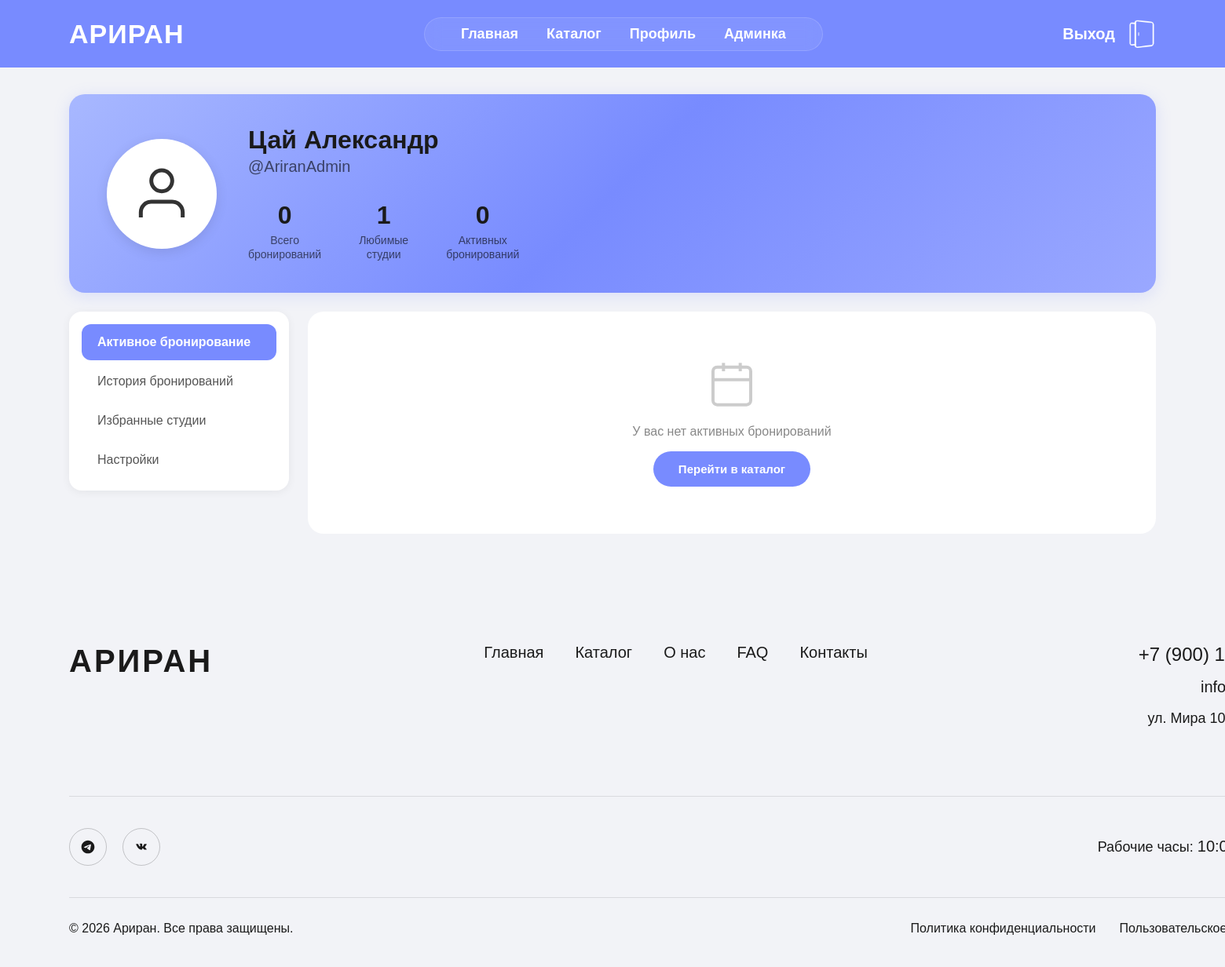
Before: /profile/ (signed in) with the older database file.
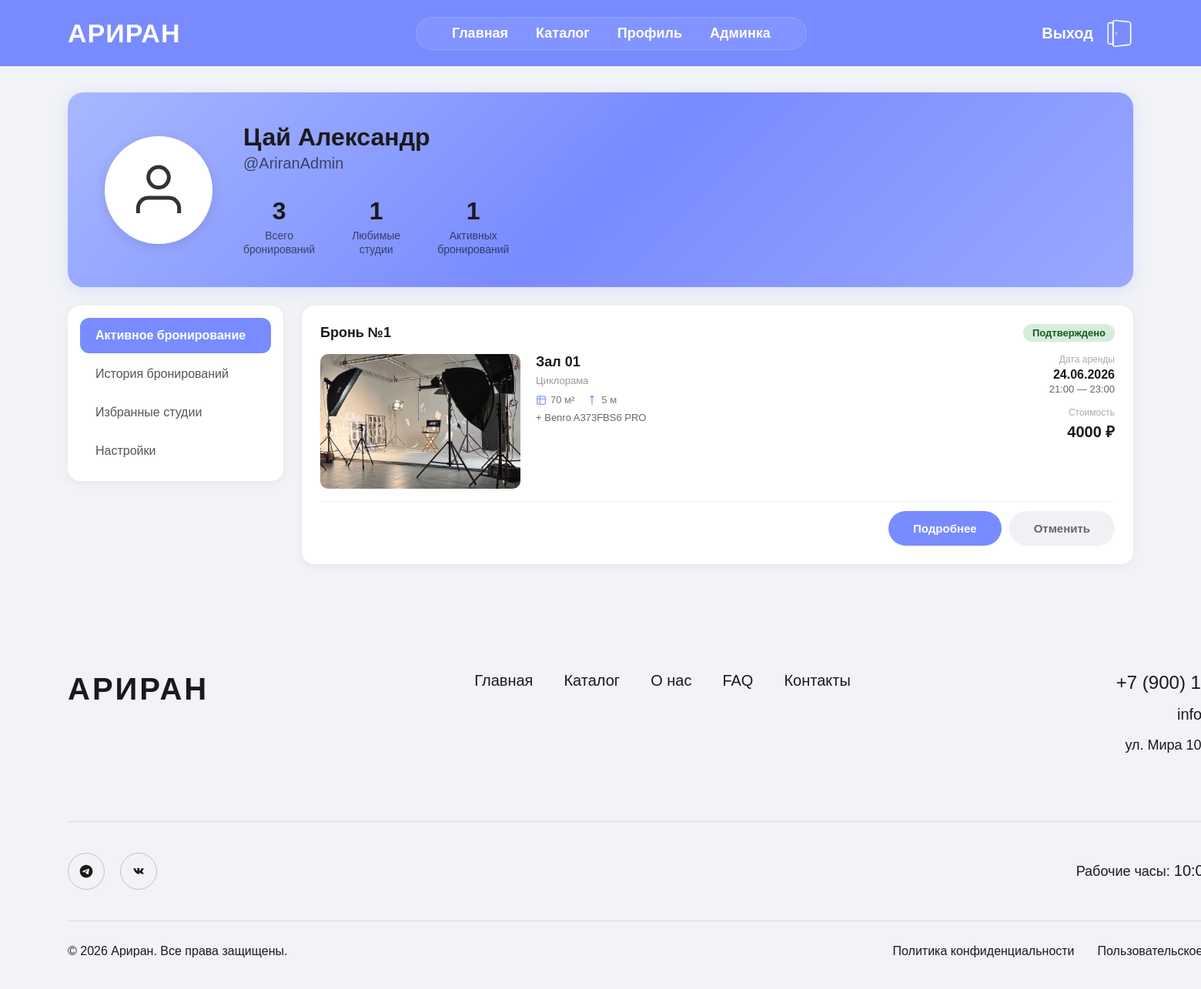
After: the same page with the newer database file.
### studios/models.py (models this page shows, shortened)
class Booking(models.Model):
    STATUS_CHOICES = (
        ('pending', 'На проверке'),
        ('confirmed', 'Подтверждено'),
        ('rejected', 'Отклонено'),
    )
    user = models.ForeignKey(User, on_delete=models.CASCADE, related_name='bookings', null=False)
    studio = models.ForeignKey(Studio, on_delete=models.CASCADE, related_name='bookings', null=False)
    start_time = models.DateTimeField('Начало', null=False)
    end_time = models.DateTimeField('Окончание', null=False)
    equipment = models.ManyToManyField(Equipment, blank=True, related_name='bookings', verbose_name='Оборудование')
    status = models.CharField('Статус', max_length=20, choices=STATUS_CHOICES, default='pending', null=False)
    rejection_reason = models.TextField('Причина отклонения', null=True, blank=True)
    created_at = models.DateTimeField('Дата создания', auto_now_add=True, null=False)
    class Meta:
        verbose_name = 'Бронирование'
        verbose_name_plural = 'Бронирования'
        db_table = 'booking'
        ordering = ['-start_time']
    def total_price(self):
        from decimal import Decimal
        hours = Decimal(str((self.end_time - self.start_time).total_seconds() / 3600))
        return int(hours * self.studio.price_per_hour)

class Studio(models.Model):
    name = models.CharField('Название', max_length=255, null=False)
    category = models.ForeignKey(
        Category, on_delete=models.CASCADE,
        related_name='studios',
        null=True, blank=True,
        verbose_name='Категория'
    )
    interior = models.ForeignKey(
        Interior, on_delete=models.CASCADE,
        related_name='studios',
        null=True, blank=True,
        verbose_name='Интерьер'
    )
    description = models.TextField('Описание', null=False)
    price_per_hour = models.DecimalField('Цена за час', max_digits=10, decimal_places=2, null=False)
    area = models.IntegerField('Площадь (м²)', null=False)
    ceiling_height = models.IntegerField('Высота потолков (м)', default=3, null=False)
    is_available = models.BooleanField('Доступна', default=True, null=False)
    created_at = models.DateTimeField('Дата добавления', auto_now_add=True, null=False)
    class Meta:
        verbose_name = 'Студия'
        verbose_name_plural = 'Студии'
        db_table = 'studio'
        ordering = ['name']

class StudioPhoto(models.Model):
    studio = models.ForeignKey(
        Studio, on_delete=models.CASCADE,
        related_name='photos',
        null=False,
        verbose_name='Студия'
    )
    image = models.ImageField('Фото', upload_to='studios/', null=False)
    order = models.IntegerField('Порядок', default=0, null=False)
    class Meta:
        verbose_name = 'Фотография студии'
        verbose_name_plural = 'Фотографии студий'
        db_table = 'studiophoto'
        ordering = ['order']

class Category(models.Model):
    name = models.CharField('Название категории', max_length=100, unique=True)
    description = models.TextField('Описание', blank=True)
    class Meta:
        verbose_name = 'Категория'
        verbose_name_plural = 'Категории'
        db_table = 'category'
        ordering = ['name']

class Equipment(models.Model):
    name = models.CharField('Название', max_length=255, null=False)
    category = models.ForeignKey(
        EquipmentCategory, on_delete=models.CASCADE,
        related_name='equipment',
        null=True, blank=True,
        verbose_name='Категория оборудования'
    )
    description = models.TextField('Описание', null=False, blank=True)
    is_available = models.BooleanField('Доступно', default=True, null=False)
    studio = models.ForeignKey(
        Studio, on_delete=models.CASCADE,
        related_name='equipment',
        null=True, blank=True,
        verbose_name='Студия'
    )
    class Meta:
        verbose_name = 'Оборудование'
        verbose_name_plural = 'Оборудование'
        db_table = 'equipment'

### studios/views.py (the view)
# urls.py: path('profile/', views.user_profile, name='profile'),
def user_profile(request):
    if not request.user.is_authenticated:
        return redirect('studios:login')
    user = request.user
    all_bookings = Booking.objects.filter(user=user).select_related('studio').prefetch_related('equipment')
    active_bookings = all_bookings.filter(status__in=['pending', 'confirmed'])
    history_bookings = all_bookings.filter(status__in=['rejected'])
    favorite_studios = Studio.objects.filter(favorited_by__user=user)
    total_bookings = all_bookings.count()
    active_count = active_bookings.count()
    favorites_count = favorite_studios.count()
    active_tab = request.GET.get('tab', 'active')
    context = {
        'user': user,
        'all_bookings': all_bookings,
        'active_bookings': active_bookings,
        'history_bookings': history_bookings,
        'favorite_studios': favorite_studios,
        'total_bookings': total_bookings,
        'active_count': active_count,
        'favorites_count': favorites_count,
        'active_tab': active_tab,
    }
    return render(request, 'studios/profile.html', context)

### studios/templates/studios/profile.html (shortened to what the changed rows need)
{% extends 'studios/base.html' %}
{% load static %}
{% block content %}
<div class="profile-page">
    <div class="profile-header">
        <div class="profile-info">
            <div class="profile-stats">
                <div class="stat-item">
                    <div class="stat-value">{{ total_bookings }}</div>
                    <div class="stat-label">Всего<br>бронирований</div>
                </div>
                <div class="stat-item">
                    <div class="stat-value">{{ active_count }}</div>
                    <div class="stat-label">Активных<br>бронирований</div>
                </div>
            </div>
        </div>
    </div>
    <div class="profile-content">
        <main class="profile-main">
            {% if active_tab == 'active' %}
                <div class="bookings-list">
                    {% for booking in active_bookings %}
                    <div class="booking-card">
                        <div class="booking-card-top">
                            <div class="booking-header">Бронь №{{ forloop.counter }}</div>
                            <span class="booking-status {{ booking.status }}">
                                {% if booking.status == 'pending' %}На проверке{% elif booking.status == 'confirmed' %}Подтверждено{% endif %}
                            </span>
                        </div>
                        <div class="booking-card-body">
                            <div class="booking-photo">
                                {% if booking.studio.photos.first %}
                                    <img src="{{ booking.studio.photos.first.image.url }}" alt="{{ booking.studio.name }}">
                                {% else %}
                                    <img src="{% static 'images/empty-studio.jpg' %}" alt="Нет фото">
                                {% endif %}
                            </div>
                            <div class="booking-info">
                                <div class="booking-studio-name">{{ booking.studio.name }}</div>
                                {% if booking.studio.category %}
                                    <div class="booking-category">{{ booking.studio.category.name }}</div>
                                {% endif %}
                                <div class="booking-meta">
                                    <div class="booking-meta-item">
                                        <svg viewBox="0 0 24 24" fill="none" stroke="currentColor" stroke-width="2"><rect x="3" y="3" width="18" height="18" rx="2"/><path d="M3 9h18M9 3v18"/></svg>
                                        {{ booking.studio.area }} м²
                                    </div>
                                    <div class="booking-meta-item">
                                        <svg viewBox="0 0 24 24" fill="none" stroke="currentColor" stroke-width="2"><path d="M12 2v20M8 6l4-4 4 4"/></svg>
                                        {{ booking.studio.ceiling_height }} м
                                    </div>
                                </div>
                                {% if booking.equipment.all %}
                                    <div class="booking-equipment">
                                        + {% for eq in booking.equipment.all %}{{ eq.name }}{% if not forloop.last %}, {% endif %}{% endfor %}
                                    </div>
                                {% endif %}
                            </div>
                            <div class="booking-card-right">
                                <div class="booking-datetime">
                                    <div class="label">Дата аренды</div>
                                    {% if booking.start_time|date:"d.m.Y" == booking.end_time|date:"d.m.Y" %}
                                        <div class="date">{{ booking.start_time|date:"d.m.Y" }}</div>
                                        <div class="time">{{ booking.start_time|date:"H:i" }} — {{ booking.end_time|date:"H:i" }}</div>
                                    {% endif %}
                                </div>
                                <div class="booking-price-block">
                                    <div class="label">Стоимость</div>
                                    <div class="price">{{ booking.total_price }} ₽</div>
                                </div>
                            </div>
                        </div>
                        <div class="booking-actions">
                            <a href="{% url 'studios:studio_detail' booking.studio.pk %}" class="btn-details">Подробнее</a>
                            <a href="{% url 'studios:cancel_booking' booking.pk %}" class="btn-cancel"
                               onclick="return confirm('Вы уверены, что хотите отменить бронирование?')">Отменить</a>
                        </div>
                    </div>
                    {% empty %}
                    <div class="empty-state">
                        <svg viewBox="0 0 24 24" fill="none" stroke="currentColor" stroke-width="1.5"><rect x="3" y="4" width="18" height="18" rx="2" ry="2"/><line x1="16" y1="2" x2="16" y2="6"/><line x1="8" y1="2" x2="8" y2="6"/><line x1="3" y1="10" x2="21" y2="10"/></svg>
                        <p>У вас нет активных бронирований</p>
                        <a href="{% url 'studios:catalog' %}" class="btn-details" style="margin-top: 16px;">Перейти в каталог</a>
                    </div>
                    {% endfor %}
                </div>
            {% endif %}
        </main>
    </div>
</div>
{% endblock %}

Changed rows visible on the page:
added Booking: status "Подтверждено", studio.photos.first.image (picture), studio.name "Зал 01", studio.category.name "Циклорама", studio.area "70", studio.ceiling_height "5", start_time "24.06.2026", start_time "21:00", end_time "23:00", total_price "4000"
now on this page (row unchanged): Equipment: name "Benro A373FBS6 PRO"
Other visible differences:
{{ total_bookings }}: "0" → "3"
{{ active_count }}: "0" → "1"
text no longer shown: "У вас нет активных бронирований Перейти в каталог"
